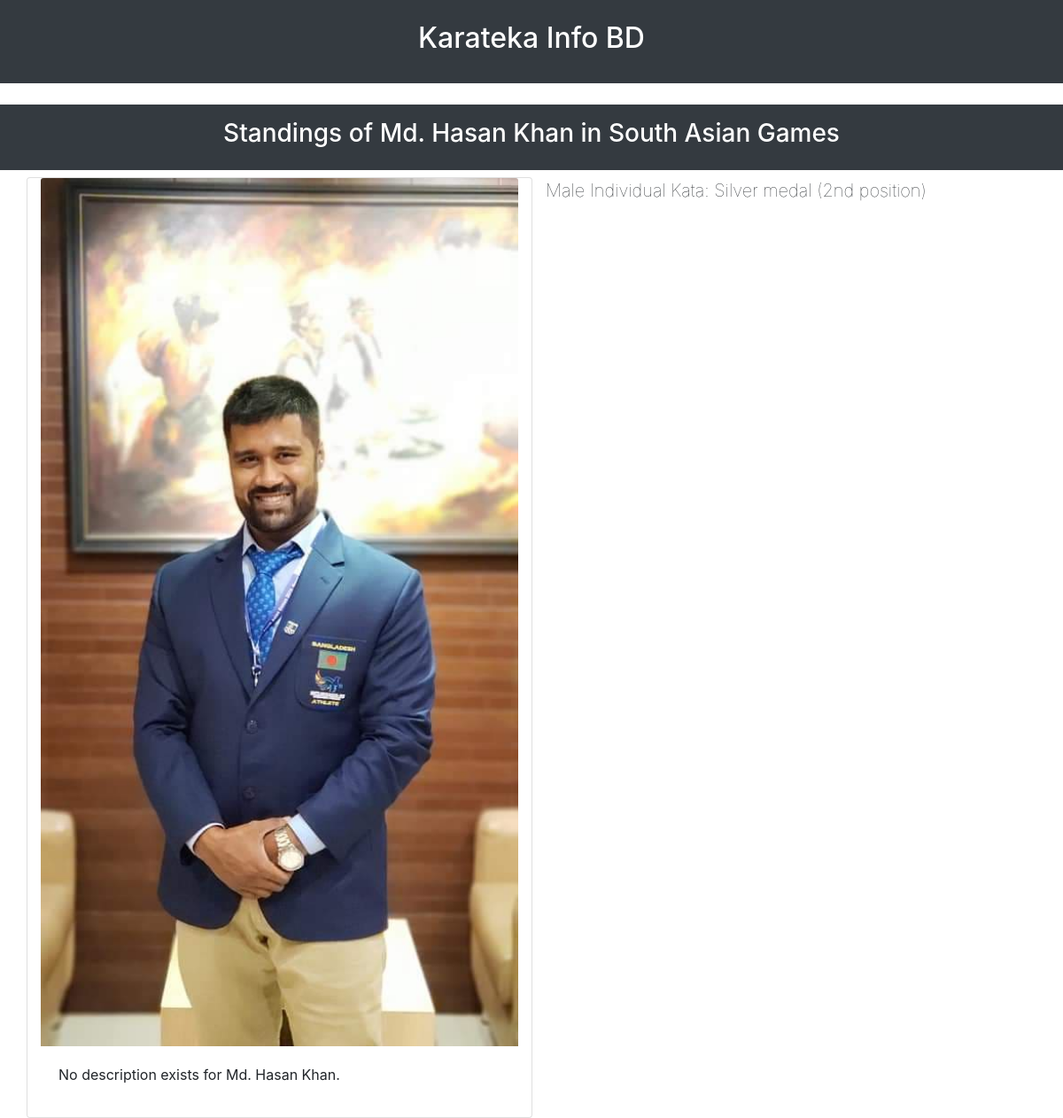
Screenshot of /karatekainfobd/show_athlete_championshipstandings_page/3/3/ with the database file from the repository.
### features/models.py (models this page shows, shortened)
class Athlete(models.Model):
    name = models.CharField(max_length=100)
    gender = models.CharField(max_length=100, choices=GENDER_CHOICES)
    date_of_birth = models.DateField()
    feet_height = models.PositiveIntegerField(default=0)
    inch_height = models.DecimalField(default=0.0, decimal_places=1, max_digits=3, validators=[MinValueValidator(Decimal(0.0))])
    weight = models.FloatField(default=0.0, help_text='Weight in kg')
    club = models.ForeignKey(Club, blank=True, null=True, on_delete=models.SET_NULL)
    team = models.ForeignKey(Team, blank=True, null=True, on_delete=models.SET_NULL)
    individual_kata_event = models.CharField(max_length=22, choices=get_all_individual_kata_choices(), blank=True, default="")
    individual_kata_active = models.BooleanField(default=False)
    individual_kumite_event = models.CharField(max_length=22, choices=get_all_individual_kumite_choices(), blank=True, default="")
    individual_kumite_active = models.BooleanField(default=False)
    team_kata_event = models.CharField(max_length=22, choices=get_all_team_kata_choices(), blank=True, default="")
    team_kata_active = models.BooleanField(default=False)
    team_kumite_event = models.CharField(max_length=22, choices=get_all_team_kumite_choices(), blank=True, default="")
    team_kumite_active = models.BooleanField(default=False)
    u21_kata_event = models.CharField(max_length=22, choices=get_all_u21_kata_choices(), blank=True, default="")
    u21_kata_active = models.BooleanField(default=False)
    u21_kumite_event = models.CharField(max_length=22, choices=get_all_u21_kumite_choices(), blank=True, default="")
    u21_kumite_active = models.BooleanField(default=False)
    gold = models.PositiveIntegerField(default=5)
    silver = models.PositiveIntegerField(default=5)
    bronze = models.PositiveIntegerField(default=5)
    description = models.CharField(max_length=100, blank=True, default='')
    picture = models.ImageField(upload_to='athlete_images', blank=True)
    active = models.BooleanField(default=True)

class Championship(models.Model):
    title = models.CharField(max_length=100)
    start_date = models.DateField()
    description = models.CharField(max_length=100)
    logo_picture = models.ImageField(upload_to='championship_logos', blank=True)

class ChampionshipStanding(models.Model):
    championship = models.ForeignKey(Championship, on_delete=models.CASCADE)
    athlete = models.ForeignKey(Athlete, on_delete=models.CASCADE)
    category = models.CharField(max_length=22, choices=get_all_category_choices(), default='')
    position = models.IntegerField(choices=get_all_position_choices())

### features/views.py (the view)
# urls.py: path('show_athlete_championshipstandings_page/<int:athlete_id>/<int:championship_id>/', views.show_athlete_championshipstandings_page, name='show_athlete_championshipstandings_page'),
def show_athlete_championshipstandings_page(request, athlete_id, championship_id):
    context = {}
    athlete = Athlete.objects.get(id=athlete_id)
    championship = Championship.objects.get(id=championship_id)
    championshipstandings = ChampionshipStanding.objects.filter(athlete=athlete, championship=championship)
    context['athlete'] = athlete
    context['championship'] = championship
    context['championshipstandings'] = championshipstandings
    return render(request, 'features/show_athlete_championshipstandings_page.html', context=context)

### features/templates/features/show_athlete_championshipstandings_page.html
{% extends 'features/show_athlete_page.html' %}
{% block main_block1 %}
<h3> Standings of {{ athlete.name }} in {{ championship.title }}</h3>
{% endblock %}
{% block main_block2 %}
<div class="container">
    <div class="row">
        <div class="col-sm card">
            <img src="{{ athlete.picture.url }}" class="img-fluid card-img-top" alt="Responsive image">
            <div class="card-body">
                {% if athlete.description %}
                    <p class="lead"> {{ athlete.description }} </p>
                {% else %}
                    <p> No description exists for {{ athlete.name }}. </p>
                {% endif %}
            </div>
        </div>
        <div class="col-sm">
            {% for championshipstanding in championshipstandings %}
                <p class="lead font-weight-lighter">
                    {{ championshipstanding.category }}:
                    {% if championshipstanding.position == 1 %}
                        Gold medal (1st position)
                    {% elif championshipstanding.position == 2 %}
                        Silver medal (2nd position)
                    {% elif championshipstanding.position == 3 %}
                        Bronze medal (3rd position)
                    {% endif %}
                </p>
            {% endfor %}
        </div>
    </div>
</div>
{% endblock %}

### rows the page displays
Athlete: name "Md. Hasan Khan", picture (picture)
Championship: title "South Asian Games"
ChampionshipStanding: category "Male Individual Kata", position "Silver medal (2nd position)"
